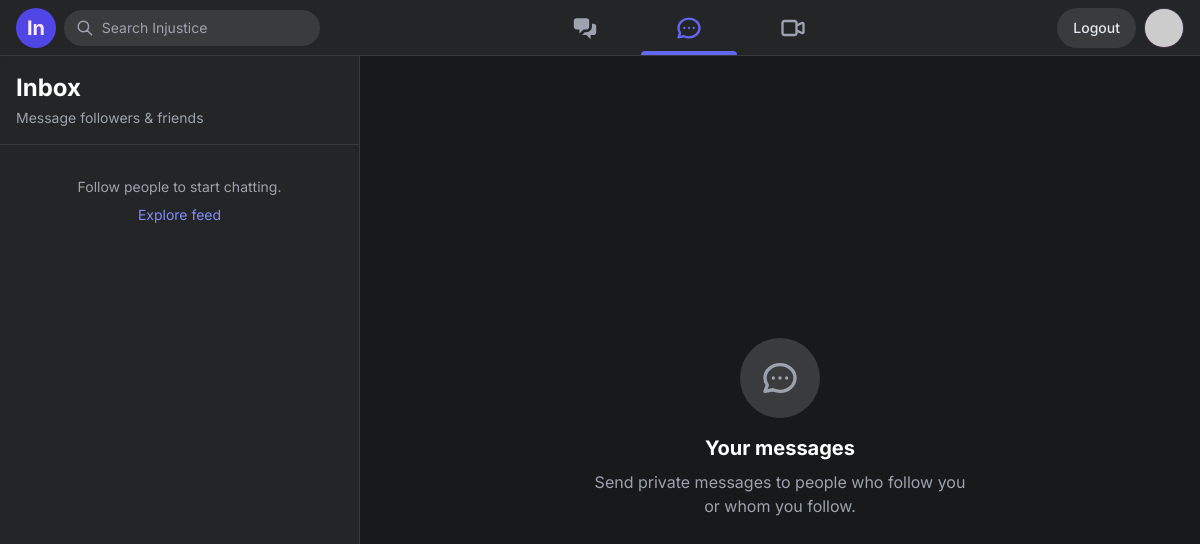
Before: /inbox/ (signed in) with the older database file.
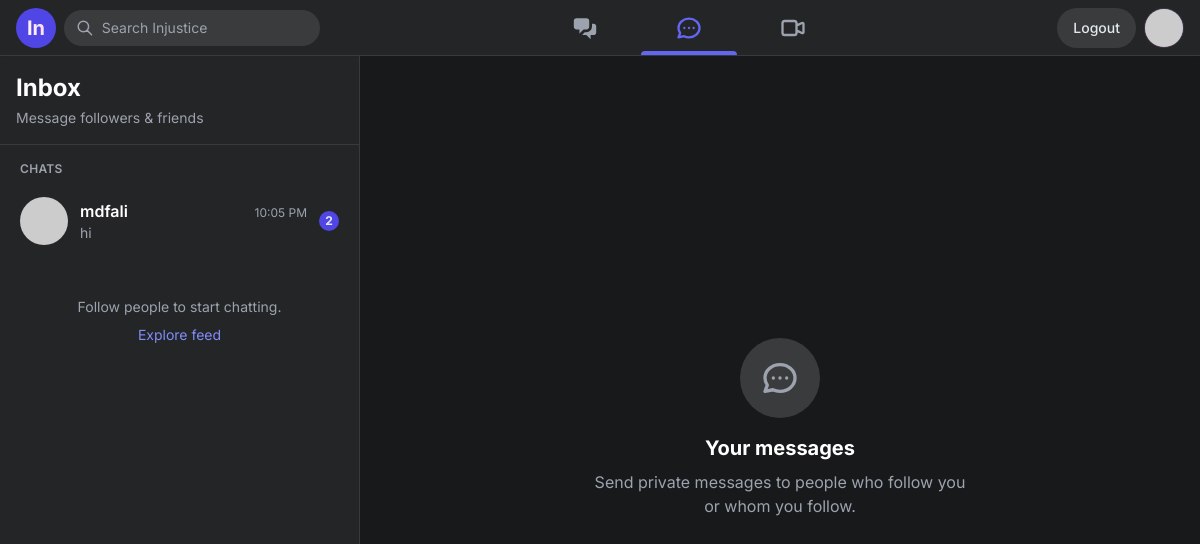
After: the same page with the newer database file.
### HomePage/models.py (models this page shows, shortened)
class Conversation(models.Model):
    user_one = models.ForeignKey(User, on_delete=models.CASCADE, related_name='conversations_as_one')
    user_two = models.ForeignKey(User, on_delete=models.CASCADE, related_name='conversations_as_two')
    updated_at = models.DateTimeField(auto_now=True)
    class Meta:
        unique_together = ('user_one', 'user_two')
    def other_user(self, current_user):
        return self.user_two if self.user_one_id == current_user.id else self.user_one

class DirectMessage(models.Model):
    conversation = models.ForeignKey(Conversation, related_name='messages', on_delete=models.CASCADE)
    sender = models.ForeignKey(User, on_delete=models.CASCADE)
    text = models.TextField()
    created_at = models.DateTimeField(auto_now_add=True)
    is_read = models.BooleanField(default=False)
    class Meta:
        ordering = ['created_at']

### HomePage/views.py (the view, shortened to what this page needs)
# urls.py: path('inbox/', views.inbox, name='inbox'),
@login_required(login_url='login')
def inbox(request, username=None):
    conversations = Conversation.objects.filter(
        Q(user_one=request.user) | Q(user_two=request.user)
    ).select_related('user_one', 'user_two').order_by('-updated_at')
    conversation_list = []
    for conv in conversations:
        other = conv.other_user(request.user)
        last_msg = conv.messages.order_by('-created_at').first()
        unread = conv.messages.filter(is_read=False).exclude(sender=request.user).count()
        conversation_list.append({
            'conversation': conv,
            'other_user': other,
            'last_message': last_msg,
            'unread_count': unread,
            'connection_label': _connection_label(request.user, other),
        })
    conversation_user_ids = {item['other_user'].id for item in conversation_list}
    contacts = []
    for contact in get_messageable_users(request.user):
        if contact.id in conversation_user_ids:
            continue
        contacts.append({
            'user': contact,
            'connection_label': _connection_label(request.user, contact),
        })
    active_user = None
    active_messages = []
    return render(request, 'inbox.html', {
        'user': request.user,
        'conversations': conversation_list,
        'contacts': contacts,
        'active_user': active_user,
        'active_messages': active_messages,
    })

### HomePage/views.py (called while the page is built)
def get_messageable_users(user):
    following_ids = UserFollow.objects.filter(follower=user).values_list('following_id', flat=True)
    follower_ids = UserFollow.objects.filter(following=user).values_list('follower_id', flat=True)
    return User.objects.filter(id__in=set(following_ids) | set(follower_ids)).order_by('username')

def _connection_label(current_user, other_user):
    i_follow = UserFollow.objects.filter(follower=current_user, following=other_user).exists()
    they_follow = UserFollow.objects.filter(follower=other_user, following=current_user).exists()
    if i_follow and they_follow:
        return 'Friend'
    if i_follow:
        return 'Following'
    return 'Follower'

### HomePage/templates/inbox.html (shortened to what this page needs)
<!DOCTYPE html>
<html lang="en">
<head>
    <script src="https://cdn.tailwindcss.com"></script>
</head>
<body class="bg-[#18191a] text-slate-200 font-sans min-h-screen overflow-hidden flex flex-col">
    <header class="sticky top-0 z-50 w-full h-[56px] bg-[#242526] border-b border-[#393a3b] shadow-sm flex items-center justify-between px-4 flex-shrink-0">
        <div class="flex items-center gap-2">
            <a href="{% url 'home' %}" class="w-10 h-10 bg-indigo-600 rounded-full flex items-center justify-center text-white font-bold text-xl hover:bg-indigo-500 transition">
                <span class="text-transparent bg-clip-text bg-gradient-to-tr from-white to-pink-200">In</span>
            </a>
            <div class="hidden md:flex items-center bg-[#3a3b3c] rounded-full px-3 py-2 w-64">
                <svg xmlns="http://www.w3.org/2000/svg" class="h-5 w-5 text-gray-400" fill="none" viewBox="0 0 24 24" stroke="currentColor"><path stroke-linecap="round" stroke-linejoin="round" stroke-width="2" d="M21 21l-6-6m2-5a7 7 0 11-14 0 7 7 0 0114 0z" /></svg>
                <input type="text" placeholder="Search Injustice" class="bg-transparent border-none outline-none text-sm ml-2 text-slate-200 w-full placeholder-gray-400">
            </div>
        </div>
        <div class="hidden sm:flex flex-1 justify-center max-w-2xl gap-2 h-full">
            <a href="{% url 'home' %}" class="w-24 h-full flex items-center justify-center hover:bg-[#3a3b3c] rounded-lg text-gray-400 hover:text-gray-200 transition">
                <svg xmlns="http://www.w3.org/2000/svg" class="h-7 w-7" viewBox="0 0 20 20" fill="currentColor"><path d="M2 5a2 2 0 012-2h7a2 2 0 012 2v4a2 2 0 01-2 2H9l-3 3v-3H4a2 2 0 01-2-2V5z" /><path d="M15 7v2a4 4 0 01-4 4H9.828l-1.766 1.767c.28.149.599.233.938.233h2l3 3v-3h2a2 2 0 002-2V9a2 2 0 00-2-2h-1z" /></svg>
            </a>
            <a href="{% url 'inbox' %}" class="w-24 h-full flex items-center justify-center text-indigo-500 relative after:absolute after:bottom-0 after:left-0 after:w-full after:h-1 after:bg-indigo-500 after:rounded-t-md">
            </a>
            <a href="{% url 'reels' %}" class="w-24 h-full flex items-center justify-center hover:bg-[#3a3b3c] rounded-lg text-gray-400 hover:text-gray-200 transition">
            </a>
        </div>
        <div class="flex items-center gap-2">
            <a href="{% url 'logout' %}" class="h-10 px-4 rounded-full bg-[#3a3b3c] hover:bg-[#4e4f50] flex items-center justify-center transition text-sm font-medium">Logout</a>
            <a href="{% url 'profile' user.username %}" class="w-10 h-10 rounded-full bg-gradient-to-tr from-pink-500 to-indigo-500 overflow-hidden relative border border-[#3a3b3c]">
                <img src="https://ui-avatars.com/api/?name={{ user.username|default:'U' }}&background=transparent&color=fff" class="w-full h-full object-cover" alt="">
            </a>
        </div>
    </header>
    <div class="flex flex-1 max-w-[1200px] w-full mx-auto overflow-hidden">
        <aside class="w-full sm:w-[360px] border-r border-[#393a3b] bg-[#242526] flex flex-col {% if active_user %}hidden sm:flex{% endif %}">
            <div class="p-4 border-b border-[#393a3b]">
                <h1 class="text-2xl font-bold text-white">Inbox</h1>
                <p class="text-sm text-gray-400 mt-1">Message followers &amp; friends</p>
            </div>
            <div class="flex-1 overflow-y-auto">
                {% if conversations %}
                <div class="p-2">
                    <p class="px-3 py-2 text-xs font-semibold text-gray-400 uppercase tracking-wide">Chats</p>
                    {% for item in conversations %}
                    <a href="{% url 'inbox_chat' item.other_user.username %}"
                       class="flex items-center gap-3 p-3 rounded-xl hover:bg-[#3a3b3c] transition {% if active_user and active_user.username == item.other_user.username %}bg-[#3a3b3c]{% endif %}">
                        <img src="https://ui-avatars.com/api/?name={{ item.other_user.username }}&background=2563eb&color=fff" class="w-12 h-12 rounded-full flex-shrink-0" alt="">
                        <div class="flex-1 min-w-0">
                            <div class="flex justify-between items-baseline gap-2">
                                <span class="font-semibold text-white truncate">{{ item.other_user.first_name|default:item.other_user.username }}</span>
                                {% if item.last_message %}
                                <span class="text-xs text-gray-400 flex-shrink-0">{{ item.last_message.created_at|time:"g:i A" }}</span>
                                {% endif %}
                            </div>
                            <p class="text-sm text-gray-400 truncate">
                                {% if item.last_message %}
                                    {% if item.last_message.sender == user %}You: {% endif %}{{ item.last_message.text }}
                                {% else %}
                                    Start a conversation
                                {% endif %}
                            </p>
                        </div>
                        {% if item.unread_count %}
                        <span class="w-5 h-5 bg-indigo-600 rounded-full text-xs flex items-center justify-center font-bold flex-shrink-0">{{ item.unread_count }}</span>
                        {% endif %}
                    </a>
                    {% endfor %}
                </div>
                {% endif %}
                {% if contacts %}
                <div class="p-2 border-t border-[#393a3b]">
                    <p class="px-3 py-2 text-xs font-semibold text-gray-400 uppercase tracking-wide">Followers &amp; Friends</p>
                    {% for item in contacts %}
                    <a href="{% url 'inbox_chat' item.user.username %}"
                       class="flex items-center gap-3 p-3 rounded-xl hover:bg-[#3a3b3c] transition">
                        <img src="https://ui-avatars.com/api/?name={{ item.user.username }}&background=2563eb&color=fff" class="w-10 h-10 rounded-full flex-shrink-0" alt="">
                        <div class="flex-1 min-w-0">
                            <p class="font-semibold text-white truncate">{{ item.user.first_name|default:item.user.username }}</p>
                            <p class="text-xs text-indigo-400">{{ item.connection_label }}</p>
                        </div>
                    </a>
                    {% endfor %}
                </div>
                {% else %}
                <div class="p-8 text-center text-gray-400 text-sm">
                    <p>Follow people to start chatting.</p>
                    <a href="{% url 'home' %}" class="text-indigo-400 hover:underline mt-2 inline-block">Explore feed</a>
                </div>
                {% endif %}
            </div>
        </aside>
        <main class="flex-1 flex flex-col bg-[#18191a] {% if not active_user %}hidden sm:flex{% endif %}">
            {% if active_user %}
            <div class="h-[60px] border-b border-[#393a3b] bg-[#242526] flex items-center gap-3 px-4 flex-shrink-0">
                <a href="{% url 'inbox' %}" class="sm:hidden w-9 h-9 rounded-full hover:bg-[#3a3b3c] flex items-center justify-center text-gray-300">
                    <svg xmlns="http://www.w3.org/2000/svg" class="h-5 w-5" fill="none" viewBox="0 0 24 24" stroke="currentColor"><path stroke-linecap="round" stroke-linejoin="round" stroke-width="2" d="M15 19l-7-7 7-7" /></svg>
                </a>
                <img src="https://ui-avatars.com/api/?name={{ active_user.username }}&background=2563eb&color=fff" class="w-10 h-10 rounded-full" alt="">
                <div>
                    <p class="font-semibold text-white">{{ active_user.first_name|default:active_user.username }}</p>
                    <p class="text-xs text-gray-400">@{{ active_user.username }}</p>
                </div>
                <a href="{% url 'profile' active_user.username %}" class="ml-auto text-sm text-indigo-400 hover:underline">View profile</a>
            </div>
            <div id="messageList" class="flex-1 overflow-y-auto p-4 space-y-3">
                {% for msg in active_messages %}
                <div class="flex {% if msg.sender == user %}justify-end{% else %}justify-start{% endif %}">
                    <div class="max-w-[75%] px-4 py-2.5 rounded-2xl text-[15px] {% if msg.sender == user %}bg-indigo-600 text-white rounded-br-md{% else %}bg-[#3a3b3c] text-slate-200 rounded-bl-md{% endif %}">
                        <p class="whitespace-pre-wrap break-words">{{ msg.text }}</p>
                        <p class="text-[11px] mt-1 {% if msg.sender == user %}text-indigo-200{% else %}text-gray-400{% endif %} text-right">{{ msg.created_at|time:"g:i A" }}</p>
                    </div>
                </div>
                {% endfor %}
            </div>
            <form id="messageForm" class="p-4 border-t border-[#393a3b] bg-[#242526] flex gap-2 flex-shrink-0">
                <input type="text" id="messageInput" name="message" placeholder="Type a message..." autocomplete="off"
                       class="flex-1 bg-[#3a3b3c] rounded-full px-4 py-2.5 text-[15px] text-white placeholder-gray-400 outline-none focus:ring-2 focus:ring-indigo-500/50">
                <button type="submit" id="sendBtn" class="bg-indigo-600 hover:bg-indigo-700 text-white px-5 py-2.5 rounded-full font-semibold text-sm transition disabled:opacity-40" disabled>Send</button>
            </form>
            {% else %}
            <div class="flex-1 flex flex-col items-center justify-center text-center p-8">
                <div class="w-20 h-20 rounded-full bg-[#3a3b3c] flex items-center justify-center mb-4">
                </div>
                <h2 class="text-xl font-bold text-white mb-2">Your messages</h2>
                <p class="text-gray-400 max-w-sm">Send private messages to people who follow you or whom you follow.</p>
            </div>
            {% endif %}
        </main>
    </div>
</body>
</html>

Changed rows visible on the page:
added Conversation: other_user.first_name "mdfali", last_message.created_at "10:05 PM", last_message.text "hi", unread_count "2"
Other visible differences:
text now shown: "CHATS"
